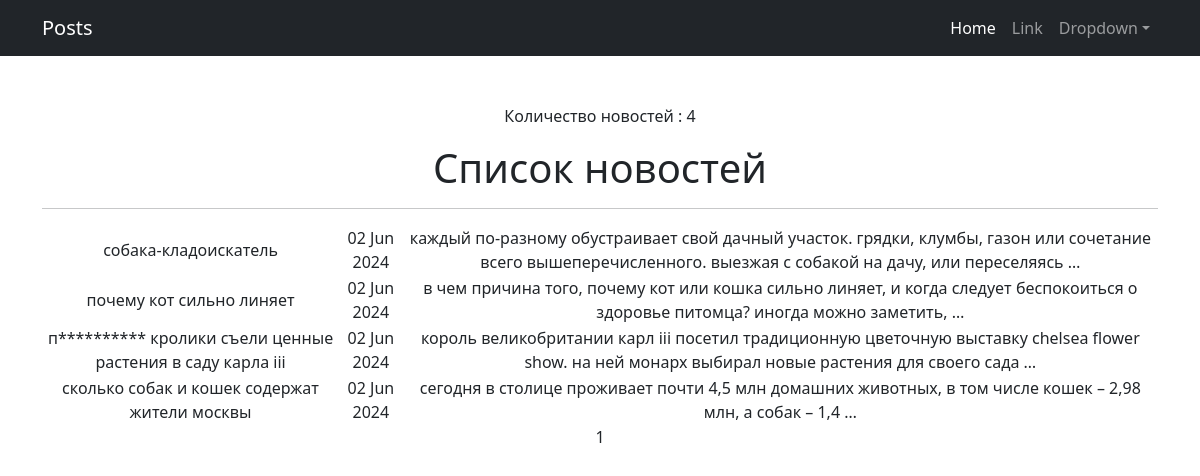
Page /post/ on the committed database.
### news/models.py (models this page shows, shortened)
class Post(models.Model):
    article = 'AR'
    news = 'NW'
    TYPES = [
        (article, 'Статья'),
        (news, 'Новость')
    ]
    author = models.ForeignKey(Author, on_delete= models.CASCADE)
    type_post = models.CharField(max_length=2, choices= TYPES, default= news)
    date_post = models.DateTimeField(auto_now_add= True)
    categories_post = models.ManyToManyField(Category, through= 'PostCategory')
    name_post = models.CharField(max_length=255)
    text_post = models.TextField()
    rating_post = models.SmallIntegerField(default= 0)
    class Meta:
        verbose_name = 'Пост'
        verbose_name_plural = 'Посты'

### news/views.py (the view)
# urls.py: path('post/', PostList.as_view()),
class PostList(ListView):
    model = Post
    ordering = 'date_post'
    context_object_name = 'posts'
    template_name = 'post/news_list.html'
    paginate_by = 10
    def get_queryset(self):
       queryset = super().get_queryset()
       self.filterset = PostFilter(self.request.GET, queryset)
       return self.filterset.qs
    def get_context_data(self, **kwargs: Any) -> dict[str, Any]:
        context = super().get_context_data(**kwargs)
        context['filterset'] = self.filterset
        return context

### news/templatetags/custom_filters.py (called while the page is built)
@register.filter()
def censor(value):
    if type(value) == str:
        value = value.lower().split()
        for i, word in enumerate(value):
            if word in words:
                value[i] = word[0] + '*' * len(word[1:])
        return ' '.join(value)

### templates/post/news_list.html (shortened to what this page needs)
{% extends 'flatpages/default.html' %}
{% load custom_filters %}
{% load custom_tags %}
{% block content %}
<p>Количество новостей : {{ posts|length }}</p>
<h1> Список новостей </h1> <hr>
<table>
    {% for i in posts %}
    <tr>
        <td>{{ i.name_post|censor }}</td>
        <td>{{ i.date_post|date:'d M Y' }}</td>
        <td>{{ i.text_post|truncatewords:20|censor }}</td>
    </tr>
    {% endfor %}
</table>
   {{ page_obj.number }}
{% endblock content %}

### templates/flatpages/default.html (shortened to what this page needs)
<!DOCTYPE html>
<html lang="en">
    <head>
        {% load static %}
        <link href="{% static 'css/styles.css' %}" rel="stylesheet" />
    </head>
    <body>
        <nav class="navbar navbar-expand-lg navbar-dark bg-dark">
            <div class="container">
                <a class="navbar-brand" href="#">Posts</a>
                <div class="collapse navbar-collapse" id="navbarSupportedContent">
                    <ul class="navbar-nav ms-auto mb-2 mb-lg-0">
                        <li class="nav-item"><a class="nav-link active" aria-current="page" href="#">Home</a></li>
                        <li class="nav-item"><a class="nav-link" href="#">Link</a></li>
                        <li class="nav-item dropdown">
                            <a class="nav-link dropdown-toggle" id="navbarDropdown" href="#" role="button" data-bs-toggle="dropdown" aria-expanded="false">Dropdown</a>
                        </li>
                    </ul>
                </div>
            </div>
        </nav>
        <div class="container">
            <div class="text-center mt-5">
                {% block content %}{% endblock content %}
            </div>
        </div>
    </body>
</html>

### rows in the picture
Post: name_post|censor "собака-кладоискатель", date_post "02 Jun 2024", text_post|censor "каждый по-разному обустраивает свой дачный участок. грядки, клумбы, газон или сочетание всего вышеперечисленного. выезжая с собакой на дачу, или переселяясь …"
Post: name_post|censor "почему кот сильно линяет", date_post "02 Jun 2024", text_post|censor "в чем причина того, почему кот или кошка сильно линяет, и когда следует беспокоиться о здоровье питомца? иногда можно заметить, …"
Post: name_post|censor "п********** кролики съели ценные растения в саду карла iii", date_post "02 Jun 2024", text_post|censor "король великобритании карл iii посетил традиционную цветочную выставку chelsea flower show. на ней монарх выбирал новые растения для своего сада …"
Post: name_post|censor "сколько собак и кошек содержат жители москвы", date_post "02 Jun 2024", text_post|censor "сегодня в столице проживает почти 4,5 млн домашних животных, в том числе кошек – 2,98 млн, а собак – 1,4 …"

### other values in the picture
{{ posts|length }} "4"
{{ page_obj.number }} "1"
